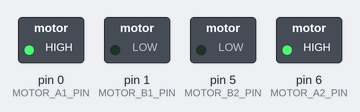
Bench run of a sketch on a simulated Arduino Uno, built with avr-gcc and run on an emulated ATmega328P. Parts: switched loads named in the sketch (green lamp = pin HIGH). At 10.0 s the program stops and its outputs stay as they are.

Above: at 0.1 s.
At 2.6 s:
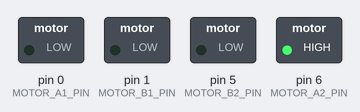
At 5.1 s:
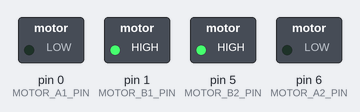
At 7.6 s:
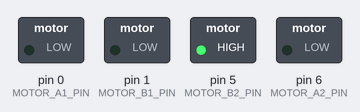
At 9.6 s:
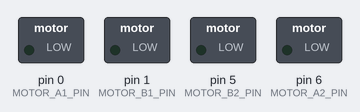
Timing chart, 0 to 11.1 s (numbered marks = the images above):
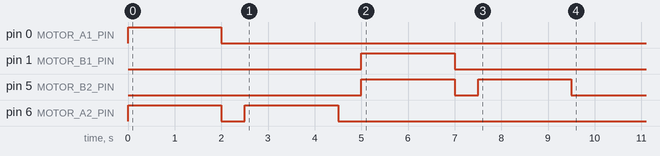

Measured:
- by itself, pin 0 (MOTOR_A1_PIN): LOW → HIGH at 0.00 s, → LOW 2.0 s later
- by itself, pin 1 (MOTOR_B1_PIN): LOW → HIGH at 5.0 s, → LOW 2.0 s later
- by itself, pin 5 (MOTOR_B2_PIN): alternates HIGH for 2.0 s and LOW for 0.50 s
- by itself, pin 6 (MOTOR_A2_PIN): alternates HIGH for 2.0 s and LOW for 0.50 s, 4 changes in all, then stays LOW

The sketch:

MotorControl.ino
```cpp
// RFD22301 LEG 16 ->  GPIO0  ->  A_PH  ->
// RFD22301 LEG 7  ->  GPIO6  ->  A_EN  ->

#define MOTOR_A1_PIN           0       // A PHASE
#define MOTOR_A2_PIN           6       // A ENABLE
#define MOTOR_B1_PIN           1
#define MOTOR_B2_PIN           5
#define MOTOR_MAX_SPEED      255

void setup() {
  Serial.end();
  pinMode(MOTOR_A1_PIN, OUTPUT);
  pinMode(MOTOR_A2_PIN, OUTPUT);
  pinMode(MOTOR_B1_PIN, OUTPUT);
  pinMode(MOTOR_B2_PIN, OUTPUT);
  stopMotors();
}

void loop() {
  motorTestLowLevel( MOTOR_MAX_SPEED, 2000, 500, MOTOR_A2_PIN, MOTOR_A1_PIN);
  motorTestLowLevel(-MOTOR_MAX_SPEED, 2000, 500, MOTOR_A2_PIN, MOTOR_A1_PIN);
  motorTestLowLevel( MOTOR_MAX_SPEED, 2000, 500, MOTOR_B2_PIN, MOTOR_B1_PIN);
  motorTestLowLevel(-MOTOR_MAX_SPEED, 2000, 500, MOTOR_B2_PIN, MOTOR_B1_PIN);

  // halt
  while (1);
}

void stopMotors() {
  digitalWrite(MOTOR_A1_PIN, LOW) ;
  analogWrite (MOTOR_A2_PIN, 0);
  digitalWrite(MOTOR_B1_PIN, LOW) ;
  analogWrite (MOTOR_B2_PIN, 0);
}

void motorTestLowLevel(int maxSpeed, int onTime, int intTime, int enablePin, int phasePin) {
  digitalWrite(enablePin, HIGH) ;
  analogWrite (phasePin, maxSpeed);
  delay(onTime);
  digitalWrite(enablePin, LOW) ;
  analogWrite (phasePin, 0);
  delay(intTime);

}
```
